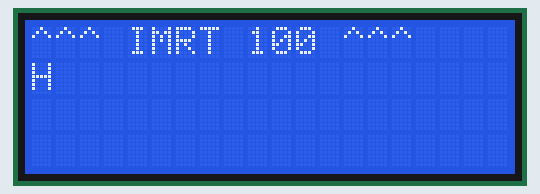
Simulated run of this program. Board: Raspberry Pi (BCM pin numbers). Parts: 20×4 character LCD.

Above: at 0.33 s.
At 3.39 s:
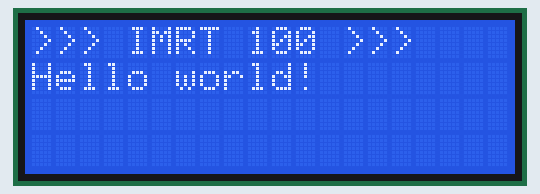
At 9.87 s:
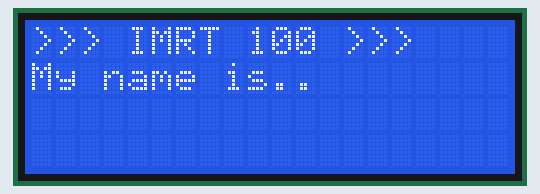
At 19.64 s:
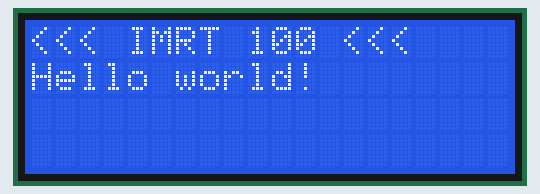
At 29.4 s:
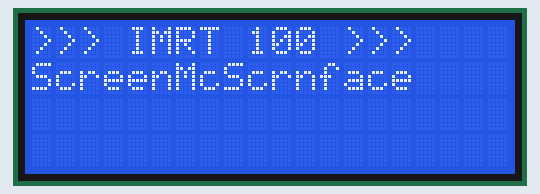
At 39.14 s:
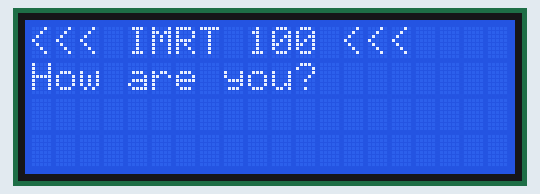

The program:

gpio_lcd_2.py
```python
# This program will require you to set up the Raspberry for I2C communication,
# install some packages and download a python module. A nice guide can be found at:
# http://www.circuitbasics.com/raspberry-pi-i2c-lcd-set-up-and-programming/

import I2C_LCD_driver
import time

my_lcd = I2C_LCD_driver.lcd()
message = ["Hello world!", "How are you?", "My name is..", "ScreenMcScrnface", "I am a LCD"]
animation = ["^", ">", "v", "<"]
anim_idx = 0;

try:
    while True:
        # Print headline on top row
        my_lcd.lcd_display_string("IMRT 100", 1, 4)

        # Loop through lines in message
        for line in message:

            # Each line should display for 28 * 0.1 s = 2.8 s
            for i in range(28):

                # if index i is a valid index for character in line
                if i < len(line):
                    my_lcd.lcd_display_string(line[i], 2, i)

                # Update animation every second iteration
                if i%2 ==0:
                    my_lcd.lcd_display_string(3*animation[anim_idx], 1, 0)
                    my_lcd.lcd_display_string(3*animation[anim_idx], 1, 13)
                    anim_idx = (anim_idx + 1) % len(animation)

                # Sleep for 0.1 seconds
                time.sleep(0.1)

            # Clear second row by filling it with whitespace
            my_lcd.lcd_display_string(16*" ", 2, 0)

except KeyboardInterrupt:
    print("Terminated by user")

finally:
    print("Bye!")
```
